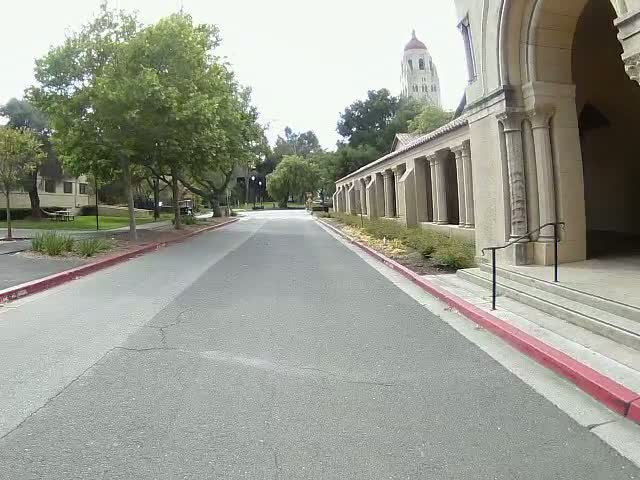
#> input picture policies/segmentation/calibration/calibration_frame.jpg, 640 x 480 px
$ python debug_bev.py
#> lines starting #> are read from the running program, lines starting #| are printed output that depends on the picture; after the words box and inside, x2 and y2 are one past the last pixel; in counts of white or black regions, pixels touching at a corner belong together
### policies/segmentation/segdrive/bev.py
"""Bird's-eye-view projection of a segmentation map through the calibrated
fisheye camera model, plus the camera-view color overlay."""
import math

import cv2
import numpy as np

from .cityscapes import CITYSCAPES_COLORS, ROAD


def create_overlay(frame_rgb, seg_map, alpha=0.45):
    color_mask = np.zeros_like(frame_rgb)
    for cls_id, color in enumerate(CITYSCAPES_COLORS):
        mask = seg_map == cls_id
        color_mask[mask] = color
    return ((1 - alpha) * frame_rgb + alpha * color_mask).astype(np.uint8)


def create_bev(seg_map, calib, bev_size=500, return_class_map=False):
    f = calib["intrinsics"]["focal_length"]
    cx_param = calib["intrinsics"]["cx"]
    cy_param = calib["intrinsics"]["cy"]
    k1 = calib["intrinsics"]["k1"]
    k2 = calib["intrinsics"]["k2"]
    h = calib["extrinsics"]["height_m"]
    img_h, img_w = seg_map.shape[:2]

    FT_TO_M = 0.3048
    bev_range = calib.get("bev_range", {})
    range_forward_ft = bev_range.get("forward_ft", 50)
    range_side_ft = bev_range.get("side_ft", 25)
    range_forward = range_forward_ft * FT_TO_M
    range_side = range_side_ft * FT_TO_M

    pitch = math.radians(calib["extrinsics"]["pitch_deg"])
    roll = math.radians(calib["extrinsics"]["roll_deg"])
    yaw = math.radians(calib["extrinsics"]["yaw_deg"])
    cp, sp = math.cos(pitch), math.sin(pitch)
    cr, sr = math.cos(roll), math.sin(roll)
    cyw, syw = math.cos(yaw), math.sin(yaw)

    def matmul(A, B):
        C = [[0]*3 for _ in range(3)]
        for i in range(3):
            for j in range(3):
                for kk in range(3):
                    C[i][j] += A[i][kk] * B[kk][j]
        return C

    Ryaw = [[cyw, -syw, 0], [syw, cyw, 0], [0, 0, 1]]
    Rbase = [[1, 0, 0], [0, 0, -1], [0, 1, 0]]
    Rpitch = [[1, 0, 0], [0, cp, -sp], [0, sp, cp]]
    Rroll = [[cr, -sr, 0], [sr, cr, 0], [0, 0, 1]]
    R = matmul(Rroll, matmul(Rpitch, matmul(Rbase, Ryaw)))

    bev_color = np.full((bev_size, bev_size, 3), 30, dtype=np.uint8)
    in_fov = np.zeros((bev_size, bev_size), dtype=bool)

    by_arr, bx_arr = np.mgrid[0:bev_size, 0:bev_size]
    by_flat = by_arr.ravel()
    bx_flat = bx_arr.ravel()

    wx = (bx_flat / bev_size - 0.5) * 2 * range_side
    wy = (1 - by_flat / bev_size) * range_forward

    mask = wy > 0.15
    wx, wy = wx[mask], wy[mask]
    by_f, bx_f = by_flat[mask], bx_flat[mask]

    dx, dy, dz = wx, wy, np.full_like(wx, -h)

    cam_x = R[0][0]*dx + R[0][1]*dy + R[0][2]*dz
    cam_y = R[1][0]*dx + R[1][1]*dy + R[1][2]*dz
    cam_z = R[2][0]*dx + R[2][1]*dy + R[2][2]*dz

    m2 = cam_z > 0.01
    cam_x, cam_y, cam_z = cam_x[m2], cam_y[m2], cam_z[m2]
    by_f, bx_f = by_f[m2], bx_f[m2]

    r3d = np.sqrt(cam_x**2 + cam_y**2)
    theta = np.arctan2(r3d, cam_z)
    m3 = theta < math.pi * 0.47
    cam_x, cam_y, r3d, theta = cam_x[m3], cam_y[m3], r3d[m3], theta[m3]
    by_f, bx_f = by_f[m3], bx_f[m3]

    t2 = theta**2
    td = theta * (1 + k1*t2 + k2*t2*t2)
    rp = f * td

    safe = r3d > 1e-8
    u = np.where(safe, cx_param + rp * cam_x / r3d, cx_param)
    v = np.where(safe, cy_param + rp * cam_y / r3d, cy_param)

    iu = np.floor(u).astype(np.int32)
    iv = np.floor(v).astype(np.int32)
    m4 = (iu >= 0) & (iu < img_w) & (iv >= 0) & (iv < img_h)
    iu, iv = iu[m4], iv[m4]
    by_f, bx_f = by_f[m4], bx_f[m4]

    in_fov[by_f, bx_f] = True
    cls_ids = seg_map[iv, iu]

    # Class-ID map: same projection as the color image, before any overlays
    if return_class_map:
        cls_map = np.full((bev_size, bev_size), 255, dtype=np.uint8)
        cls_map[by_f, bx_f] = cls_ids

    colors = np.array(CITYSCAPES_COLORS, dtype=np.uint8)
    valid_cls = cls_ids < len(CITYSCAPES_COLORS)
    bev_color[by_f[valid_cls], bx_f[valid_cls]] = colors[cls_ids[valid_cls]]

    # FOV boundary
    fov_border = np.zeros((bev_size, bev_size), dtype=np.uint8)
    fov_border[in_fov] = 255
    dilated = cv2.dilate(fov_border, np.ones((3, 3), dtype=np.uint8))
    bev_color[(dilated > 0) & (~in_fov)] = (80, 80, 80)

    # Grid lines inside FOV
    for dist_ft in range(10, range_forward_ft + 1, 10):
        by_grid = int((1 - dist_ft * FT_TO_M / range_forward) * bev_size)
        if 0 <= by_grid < bev_size:
            row_fov = in_fov[by_grid, :]
            row = bev_color[by_grid].astype(np.int16)
            row[row_fov] = np.clip(row[row_fov] + 35, 0, 255)
            bev_color[by_grid] = row.astype(np.uint8)

    for dist_ft in range(-20, range_side_ft + 1, 10):
        bx_grid = int((dist_ft / range_side_ft * 0.5 + 0.5) * bev_size)
        if 0 <= bx_grid < bev_size:
            col_fov = in_fov[:, bx_grid]
            col = bev_color[:, bx_grid].astype(np.int16)
            col[col_fov] = np.clip(col[col_fov] + 35, 0, 255)
            bev_color[:, bx_grid] = col.astype(np.uint8)

    # Distance labels
    for dist_ft in range(10, range_forward_ft + 1, 10):
        by_grid = int((1 - dist_ft * FT_TO_M / range_forward) * bev_size)
        if 0 <= by_grid < bev_size:
            cv2.putText(bev_color, f"{dist_ft}ft", (4, by_grid - 4),
                       cv2.FONT_HERSHEY_SIMPLEX, 0.4, (220, 220, 220), 1, cv2.LINE_AA)

    # Ego car triangle
    ex, ey = bev_size // 2, bev_size - 8
    pts = np.array([[ex, ey - 14], [ex - 7, ey], [ex + 7, ey]])
    cv2.fillPoly(bev_color, [pts], (255, 255, 255))

    if return_class_map:
        return bev_color, cls_map
    return bev_color


# [12 lines left out: function road_mask_from_bev, not called in this run]

### policies/segmentation/segdrive/paths.py
"""Where calibration, recorded drives, and generated outputs live.

Set ``SEGDRIVE_DATA_DIR`` to point at a recorded drive folder (front-wide.mp4,
front-narrow.mp4, gps.json, ego.jsonl, control.jsonl, map_route.json) stored
somewhere other than the default.
"""
import os
from pathlib import Path

SEG_ROOT = Path(__file__).resolve().parent.parent  # policies/segmentation/

CALIB_PATH = SEG_ROOT / "calibration" / "camera_calibration.json"

DATA_DIR = Path(os.environ.get(
    "SEGDRIVE_DATA_DIR",
    SEG_ROOT / "data" / "Caddy-Training-Data-2026-05-03_16-08-00",
))

OUTPUT_DIR = SEG_ROOT / "outputs"
EVAL_DIR = OUTPUT_DIR / "eval"              # per-model seg_maps.npz + renders
DEPTH_DIR = OUTPUT_DIR / "depth"            # per-camera depth / detections / seg
SEG_EXPORT_DIR = OUTPUT_DIR / "seg_export"  # RLE JSON + PNG export
MODELS_DIR = SEG_ROOT / "models"            # ONNX / TensorRT engines


def load_calib(path=CALIB_PATH):
    import json
    with open(path) as f:
#> (reads policies/segmentation/calibration/camera_calibration.json from the repository)
        return json.load(f)

### policies/segmentation/tools/debug_bev.py
"""Sanity-check the BEV projection with a synthetic segmentation map.

Paints a fake road / sidewalk / vegetation / sky layout over a frame, projects
it to BEV, and writes the side-by-side to outputs/debug/.

    python tools/debug_bev.py [frame.jpg]    # default: calibration/calibration_frame.jpg
"""
import os
import sys

import cv2
import numpy as np

sys.path.insert(0, os.path.dirname(os.path.dirname(os.path.abspath(__file__))))

from segdrive.bev import create_bev, create_overlay
from segdrive.paths import CALIB_PATH, OUTPUT_DIR, load_calib

calib = load_calib()
frame_path = sys.argv[1] if len(sys.argv) > 1 else str(CALIB_PATH.parent / "calibration_frame.jpg")
frame = cv2.imread(frame_path)
#> frame is the input picture: shape (480, 640, 3); mean B, G, R 145.1, 155.9, 153.8
h, w = frame.shape[:2]
#> h = 480; w = 640

# Manual segmentation: road in lower portion, vegetation on sides, sky on top
seg = np.full((h, w), 2, dtype=np.uint8)  # building
seg[:int(h*0.35), :] = 10  # sky top
# Road: center-bottom area
for row in range(int(h*0.45), h):
    t = (row - h*0.45) / (h*0.55)
    road_left = int(w * (0.15 - t * 0.15))
    road_right = int(w * (0.85 + t * 0.15))
    seg[row, road_left:road_right] = 0  # road
# Vegetation strips on sides
seg[int(h*0.3):int(h*0.55), :int(w*0.35)] = 8
seg[int(h*0.3):int(h*0.55), int(w*0.65):] = 8
# Sidewalk edges
for row in range(int(h*0.5), h):
    t = (row - h*0.5) / (h*0.5)
    seg[row, max(0, int(w*(0.12-t*0.12))):int(w*(0.18-t*0.08))] = 1
    seg[row, int(w*(0.82+t*0.08)):min(w, int(w*(0.88+t*0.12)))] = 1
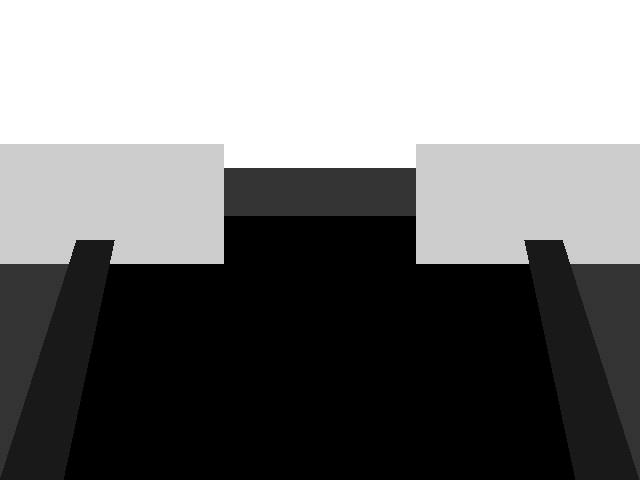
#> seg: shape (480, 640); min 0, max 10, mean 4.74; drawn with min black and max white

bev_color = create_bev(seg, calib)
#> in create_bev, `bev_color[(dilated > 0) & (~in_fov)] = (80, 80, 80)`: bev_color: shape (500, 500, 3); mean of channels 0, 1, 2 85.8, 94, 51.7
#> after the loop in create_bev, `for dist_ft in range(10, range_forward_ft + 1, 10):`: bev_color: shape (500, 500, 3); mean of channels 0, 1, 2 86.4, 94.6, 52.3
#> after the loop in create_bev, `for dist_ft in range(-20, range_side_ft + 1, 10):`: bev_color: shape (500, 500, 3); mean of channels 0, 1, 2 86.8, 95, 52.7
#> after the loop in create_bev, `for dist_ft in range(10, range_forward_ft + 1, 10):`:
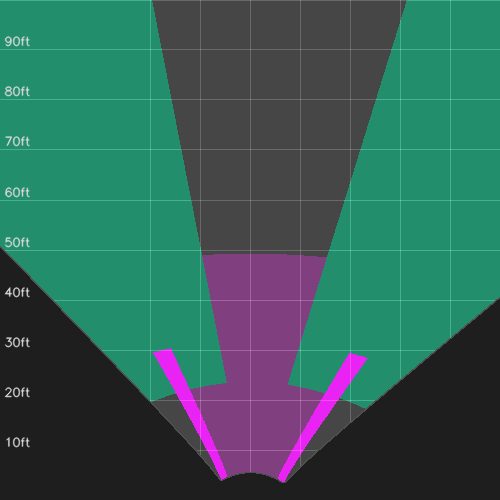
#> bev_color: shape (500, 500, 3); mean of channels 0, 1, 2 87.2, 95.4, 53.2; drawn as B, G, R
#> in create_bev, `cv2.fillPoly(bev_color, [pts], (255, 255, 255))`: bev_color: shape (500, 500, 3); 0.05% of pixels changed, all inside (x1, y1, x2, y2) = (243, 478, 258, 493)

# Create overlay
frame_rgb = cv2.cvtColor(frame, cv2.COLOR_BGR2RGB)
overlay = create_overlay(frame_rgb, seg, alpha=0.45)
#> the loop in create_overlay, `for cls_id, color in enumerate(CITYSCAPES_COLORS):` made 19 passes
#> pass 1, in create_overlay, `mask = seg_map == cls_id`:
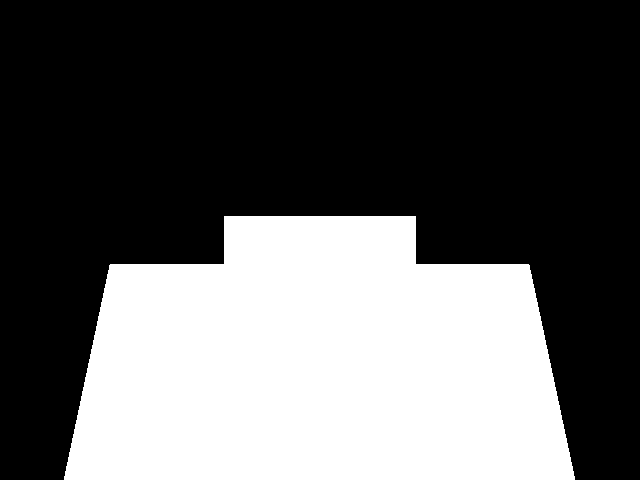
#> mask: shape (480, 640) bool; 35.7% white; 1 white region, box (x1, y1, x2, y2) and area: (64, 216, 575, 480) 109808
#> after the loop in create_overlay, `for cls_id, color in enumerate(CITYSCAPES_COLORS):`:
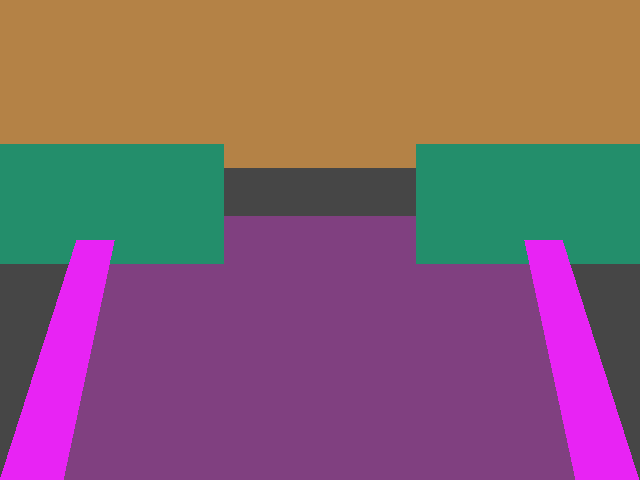
#> color_mask: shape (480, 640, 3); mean of channels 0, 1, 2 110.9, 96.1, 132.4; drawn as B, G, R
#> in create_overlay, `return ((1 - alpha) * frame_rgb + alpha * color_mask).astype(np.uint8)`:
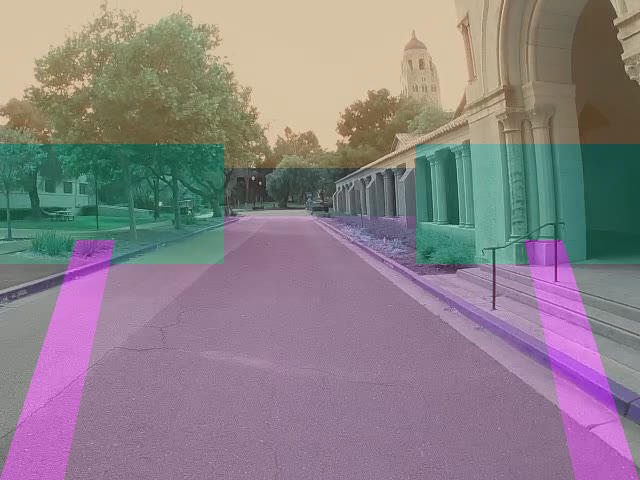
#> returned value: shape (480, 640, 3); mean of channels 0, 1, 2 134, 128.6, 138.9; drawn as B, G, R

# Side by side
overlay_bgr = cv2.cvtColor(overlay, cv2.COLOR_RGB2BGR)
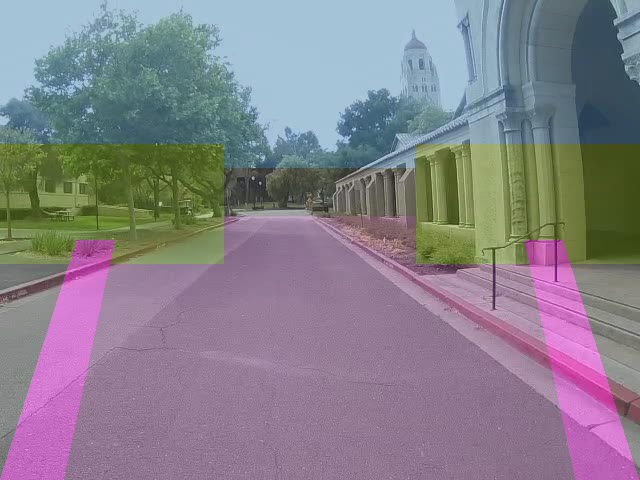
#> overlay_bgr: shape (480, 640, 3); mean B, G, R 138.9, 128.6, 134
bev_bgr = cv2.cvtColor(bev_color, cv2.COLOR_RGB2BGR)
bev_resized = cv2.resize(bev_bgr, (480, 480))
canvas = np.zeros((480, 640 + 480, 3), dtype=np.uint8)
canvas[:, :640] = overlay_bgr
canvas[:, 640:] = bev_resized
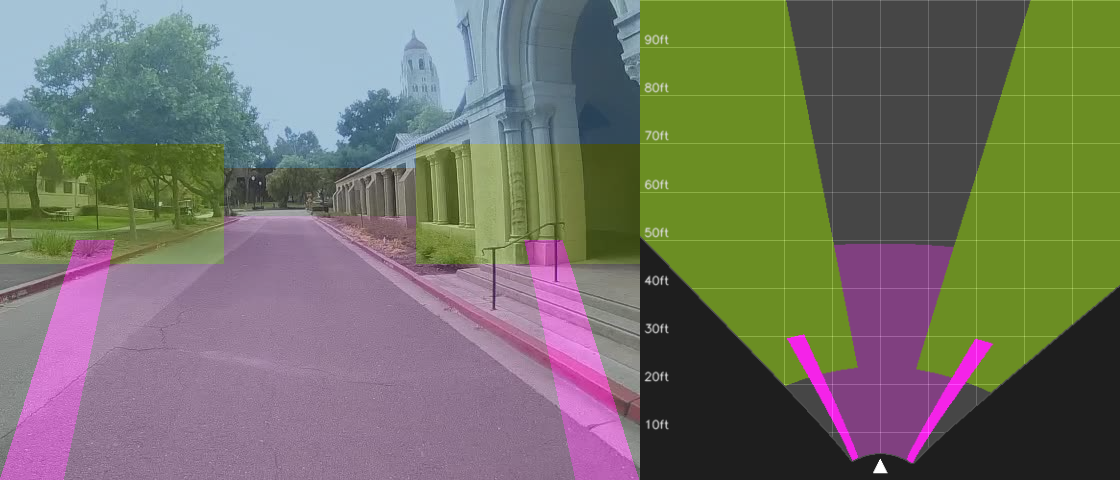
#> canvas: shape (480, 1120, 3); mean B, G, R 102.3, 114.4, 114
out_dir = OUTPUT_DIR / "debug"
out_dir.mkdir(parents=True, exist_ok=True)
cv2.imwrite(str(out_dir / "bev_side_by_side.jpg"), canvas)
cv2.imwrite(str(out_dir / "bev_only.jpg"), bev_bgr)
print(f"Saved {out_dir}/bev_side_by_side.jpg and bev_only.jpg")
